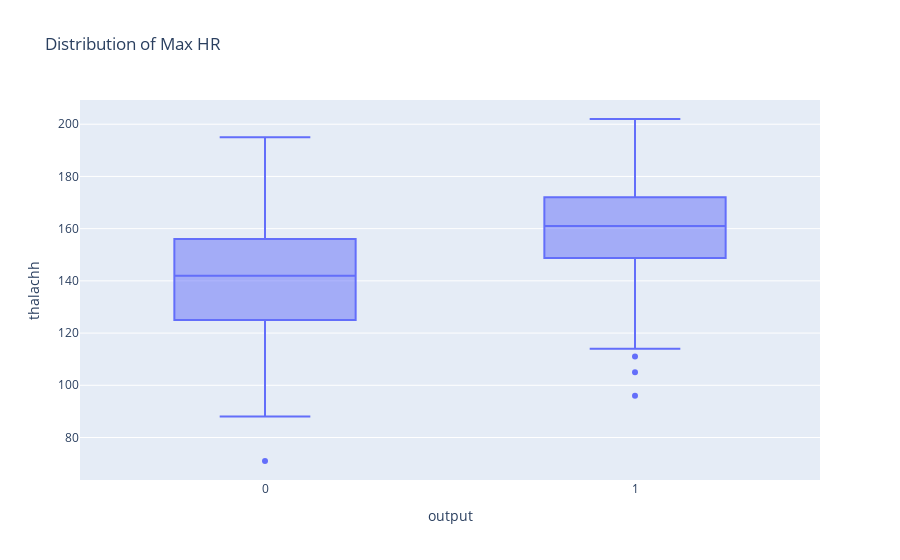

This figure's notebook cell:
### Code cell
fig = px.box(heart_df, x='output', y='thalachh', title='Distribution of Max HR')
fig.show()

### Figure 1 — Plotly figure (JSON) as saved in the notebook; plotly's stock layout.template omitted (floating-point values rounded to 4 significant figures; data arrays with more than 128 entries replaced by an {"elided": "..."} marker saying what was removed)
{"data": [{"alignmentgroup": "True", "hovertemplate": "output=%{x}<br>thalachh=%{y}<extra></extra>", "legendgroup": "", "marker": {"color": "#636efa"}, "name": "", "notched": false, "offsetgroup": "", "orientation": "v", "showlegend": false, "type": "box", "x": {"elided": "303 int values"}, "x0": " ", "xaxis": "x", "y": {"elided": "303 int values"}, "y0": " ", "yaxis": "y"}], "layout": {"boxmode": "group", "legend": {"tracegroupgap": 0}, "title": {"text": "Distribution of Max HR"}, "xaxis": {"anchor": "y", "domain": [0, 1], "title": {"text": "output"}}, "yaxis": {"anchor": "x", "domain": [0, 1], "title": {"text": "thalachh"}}}}
